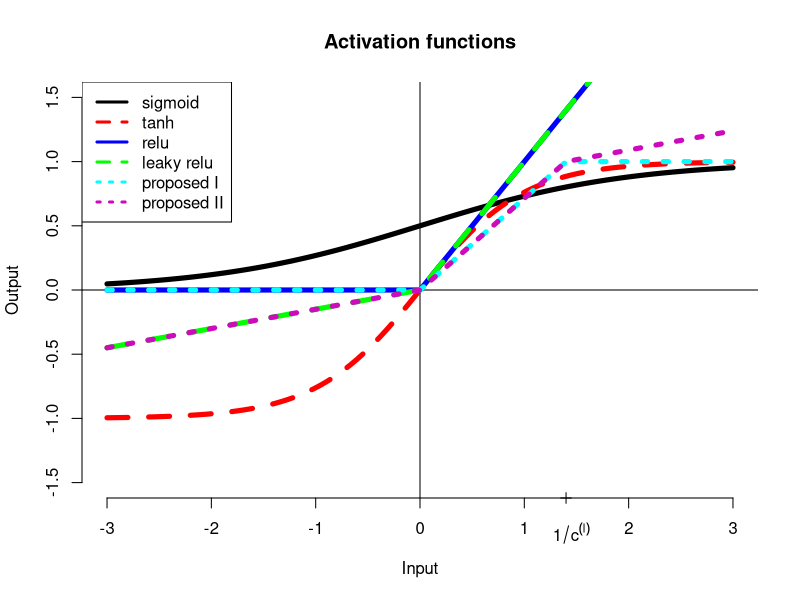

This chart was generated by the following R code:
sigmoid <- function(x){
  return (1 / (1 + exp(-x)))
}

relu <- function(x){
 return (x*(x>=0))
}

leaky_relu <- function(x){
  return (x*(x>=0) + 0.15*x*(x<=0))
}

bdd_relu <- function(x, q=1.4){
  return (x*(x>=0 & x<=q)/q + (x>=q))
}

bdd_leaky_relu <- function(x, q=1.4){
  return (x*(x>=0 & x<=q)/q + (1+0.15*x-0.15*q)*(x>=q) + 0.15*x*(x<=0))
}


lwd = 5
plot(sigmoid, -3, 3, col='black', bty='n',ylim=c(-1.5, 1.5), lwd=lwd, ylab='Output', xlab='Input', main='Activation functions', lty=1)
abline(h=0)
abline(v=0)
plot(tanh, -3, 3, add=TRUE, col='red', lwd=lwd, lty=2)
plot(relu, -3, 3, add=TRUE, col='blue', lwd=lwd, lty=1)
plot(leaky_relu, -3, 3, add=TRUE, col='green', lwd=lwd, lty=2)
plot(bdd_relu, -3, 3, add=TRUE, col='cyan', lwd=lwd, lty=3)
plot(bdd_leaky_relu, -3, 3, add=TRUE, col= 14, lwd=lwd, lty=3, n=1001)
#points()

points(x = 1.4, y = par("usr")[3], pch = 3, las = 1, xpd = TRUE)

text(1.45, par("usr")[3]-0.14 , labels = expression(1/c^(l)), pos = 1, xpd = TRUE)
mtext(c("Low","High"),side=1,line=2,at=c(5,7))
legend('topleft', col = c('black','red','blue','green','cyan', 14), legend = c('sigmoid','tanh', 'relu','leaky relu','proposed I','proposed II'), lwd=3, lty=c(1,2,1,2,3,3) )





